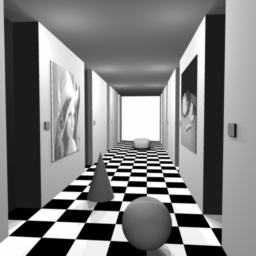
#> input picture EpipoleDetection/corridor-l.tif, 256 x 256 px, given in place of the camera
$ python AS6.py   (older library calls are emulated)
#> lines starting #> are read from the running program, lines starting #| are printed output that depends on the picture
from scipy import ndimage
import numpy as np
import cv2

kernel = np.array([[0.0833, 0.1666, 0.0833], [0.1666, 0.000, 0.1666], [0.0833, 0.1666, 0.0833]])

def actualVal(previous, current):
    dx = cv2.Sobel(previous, cv2.CV_32F, 1, 0, ksize=1)
    dy = cv2.Sobel(previous, cv2.CV_32F, 0, 1, ksize=1)
    dt = current - previous
    return dx, dy, dt

##To compute Spatio Temporal Derivative
def computeDerivative(image1, image2):

    ##Kernels to calculate derivatives
	kx = np.matrix([[-1,1],[-1,1]])*.25
	ky = np.matrix([[-1,-1],[1,1]])*.25
	kt = np.ones([2,2])*.25

	dx = cv2.filter2D(image1,-1,kx) + cv2.filter2D(image2,-1,kx)
	dy = cv2.filter2D(image1,-1,ky) + cv2.filter2D(image2,-1,ky)
	dt = cv2.filter2D(image1,-1,kt) + cv2.filter2D(image2,-1,-kt)
	return (dx,dy,dt)

##To implement iterative approach of Horn Schunk optical flow estimation algorithm
def hornSchunkAlgo(previous, current, alpha, itreations):

    h, w = current.shape[:2]
    opticalFlow = np.zeros((h, w, 2), np.float32)
    dx, dy, dt = actualVal(previous, current)

    print("Value of Spatio Temporal Derivatives:",computeDerivative(previous,current))

    for i in range(itreations):
        uavg = ndimage.convolve(opticalFlow[:, :, 0], kernel, mode='constant', cval=0.0)
        vavg = ndimage.convolve(opticalFlow[:, :, 1], kernel, mode='constant', cval=0.0)
        y = alpha * alpha + np.multiply(dx, dx) + np.multiply(dy, dy)
        dyv = np.multiply(dy, vavg)
        dxu = np.multiply(dx, uavg)
        opticalFlow[:, :, 0] = uavg - (dx * (dxu + dyv + dt)) / y
        opticalFlow[:, :, 1] = vavg - (dy * (dxu + dyv + dt)) / y
    return opticalFlow

#3To draw optical flow over the image
def drawopticalflow(image, opticalFlow, steps=16):

    height, width = image.shape[:2]
    y, x = np.mgrid[steps / 2:height:steps, steps / 2:width:steps].reshape(2, -1)
    x_vector, y_vector = opticalFlow[y, x].T

    lines = np.vstack([x, y, x + x_vector, y + y_vector]).T.reshape(-1, 2, 2)
    lines = np.int32(lines + 0.5)

    visual = cv2.cvtColor(image, cv2.COLOR_GRAY2BGR)
    cv2.polylines(visual, lines, 0, (0, 255, 0))
    for (x1, y1), (x2, y2) in lines:
        cv2.circle(visual, (x1, y1), 1, (0, 255, 0), -1)
    return visual


if __name__ == '__main__':

    cam  = cv2.VideoCapture(0)
    ret, prev = cam.read()
#> prev is the input picture: shape (256, 256, 3); min 0, max 254, mean 127.8
    prevgray = cv2.cvtColor(prev, cv2.COLOR_BGR2GRAY)
    show_hsv = False
    show_glitch = False
    cur_glitch = prev.copy()
    while True:

        ret, img = cam.read()

        gray = cv2.cvtColor(img, cv2.COLOR_BGR2GRAY)
        gray = cv2.GaussianBlur(gray, (9, 9), 2)
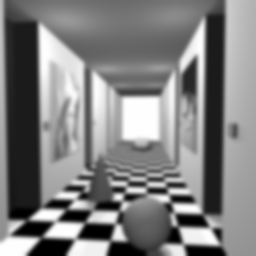
#> gray: shape (256, 256); min 0, max 254, mean 127.8
        flow = 5 * hornSchunkAlgo(prevgray, gray, 50, 5)
#> in actualVal, `dy = cv2.Sobel(previous, cv2.CV_32F, 0, 1, ksize=1)`:
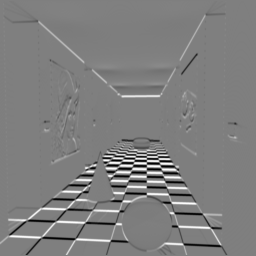
#> dy: shape (256, 256) float32; min -244, max 245, mean -0.1; drawn with min black and max white
#> in actualVal, `dt = current - previous`:
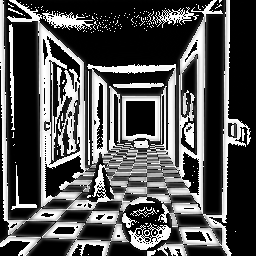
#> dt: shape (256, 256); min 0, max 255, mean 82.4
#> in computeDerivative, `dy = cv2.filter2D(image1,-1,ky) + cv2.filter2D(image2,-1,ky)`:
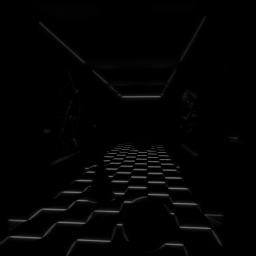
#> dy: shape (256, 256); min 0, max 112, mean 3.1
#> in computeDerivative, `dt = cv2.filter2D(image1,-1,kt) + cv2.filter2D(image2,-1,-kt)`:
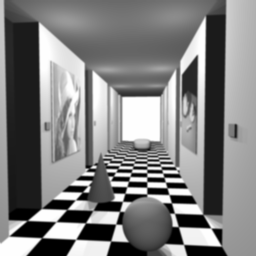
#> dt: shape (256, 256); min 0, max 254, mean 127.8
#> (printed output is left out)
#> the loop in hornSchunkAlgo, `for i in range(itreations):` made 5 passes
#> pass 1, in hornSchunkAlgo, `y = alpha * alpha + np.multiply(dx, dx) + np.multiply(dy, dy)`:
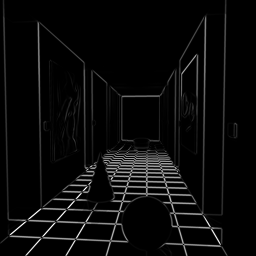
#> y: shape (256, 256) float32; min 2500, max 95048, mean 6250.5; drawn with min black and max white
#> pass 2, in hornSchunkAlgo, `dyv = np.multiply(dy, vavg)`:
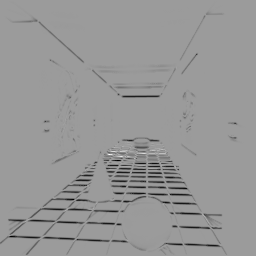
#> dyv: shape (256, 256) float32; min -276.2, max 177.3, mean -7.5; drawn with min black and max white

        print("Optical Flow Vector:",flow)
#> (printed output is left out)

        ch = cv2.waitKey(1) & 0xFF
#> (key q is pressed here)

        prevgray = gray
        cv2.imshow('Current Video', gray)
        if ch == ord('p') or ch == ord('P'):
            cv2.imshow('Optical Flow on a image', drawopticalflow(gray, flow))


        if ch == ord('q'):
            break


    cv2.destroyAllWindows()

$ run again, on EpipoleDetection/corridor-r.tif
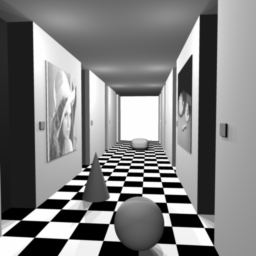
#> input picture EpipoleDetection/corridor-r.tif, 256 x 256 px, given in place of the camera
#> prev is the input picture: shape (256, 256, 3); min 0, max 254, mean 128
#> (printed output is left out)
#> the loop in hornSchunkAlgo, `for i in range(itreations):` made 5 passes
#> pass 1, in hornSchunkAlgo, `y = alpha * alpha + np.multiply(dx, dx) + np.multiply(dy, dy)`:
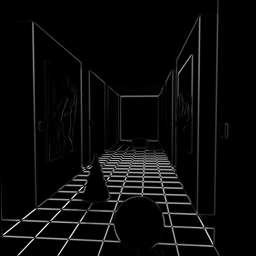
#> y: shape (256, 256) float32; min 2500, max 95820, mean 6149.1; drawn with min black and max white
#> pass 2, in hornSchunkAlgo, `dyv = np.multiply(dy, vavg)`:
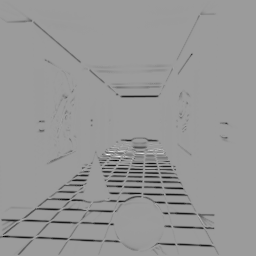
#> dyv: shape (256, 256) float32; min -274.6, max 177, mean -7.5; drawn with min black and max white
#> (printed output is left out)
